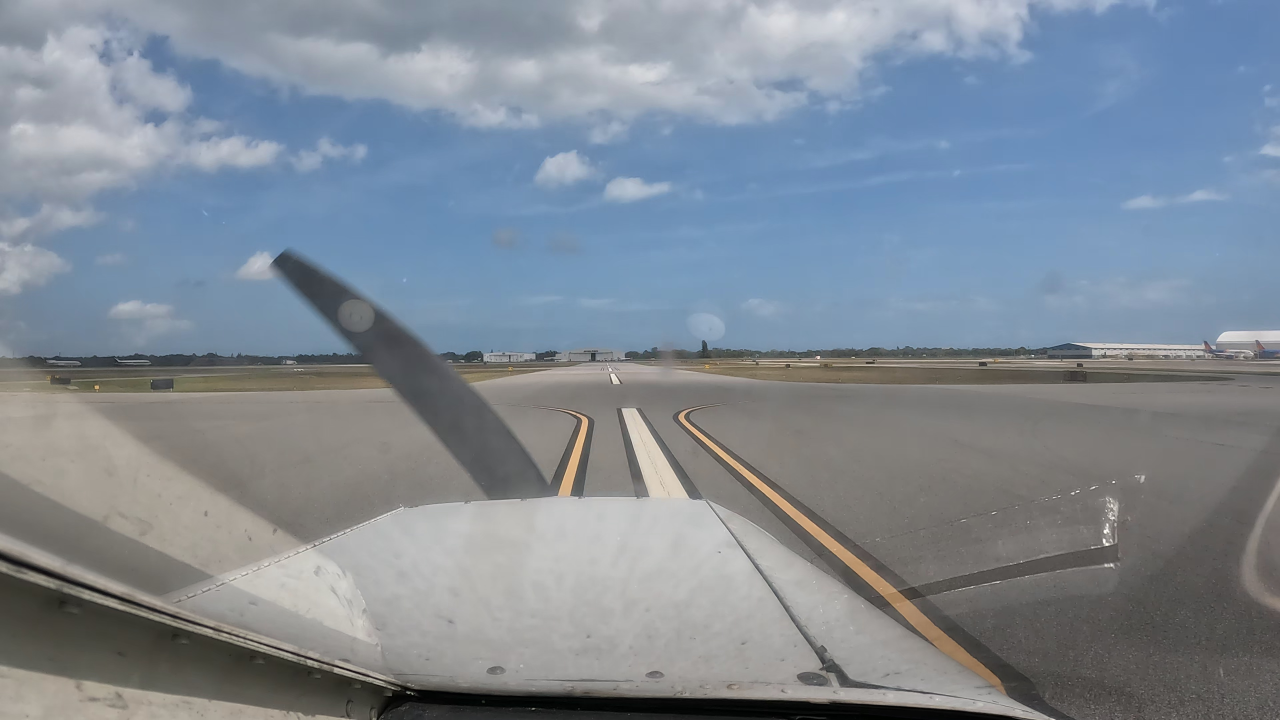
#> input picture data/Raw_Data/vidd_1/00005.jpg, 3840 x 2160 px (shown at 1/3 size); its folder holds only this picture in this run
$ python hough_ransac_roi.py
#> lines starting #> are read from the running program, lines starting #| are printed output that depends on the picture; after the words box and inside, x2 and y2 are one past the last pixel; in counts of white or black regions, pixels touching at a corner belong together; long printed decimals are rounded

from pathlib import Path
import json
import time

import cv2
import numpy as np
from sklearn.linear_model import RANSACRegressor, LinearRegression


# ==========================================
# CONFIGURATION
# ==========================================

INPUT_ROOT = Path("data/Raw_Data")
OUTPUT_ROOT = Path("outputs/hough_ransac")

VIDEOS = ["vidd_1", "vidd_2", "vidd_3"]

MAX_DIM = 960
RANDOM_STATE = 42

# HSV yellow reference (OpenCV HSV ranges)
YELLOW_LOWER = np.array([10, 45, 70], dtype=np.uint8)
YELLOW_UPPER = np.array([45, 255, 255], dtype=np.uint8)

GROUND_START = 0.45

# Hough transform settings
HOUGH_THRESHOLD = 15
MIN_LINE_LENGTH = 15
MAX_LINE_GAP = 30

# ROI expansion
X_MARGIN_RATIO = 0.12
Y_MARGIN_RATIO = 0.20
MIN_ROI_WIDTH_RATIO = 0.12
MIN_ROI_HEIGHT_RATIO = 0.20
TOP_INSET_RATIO = 0.15


# ==========================================
# IMAGE RESIZING
# ==========================================

def resize_image(image):
    height, width = image.shape[:2]

    scale = min(1.0, MAX_DIM / max(width, height))

    new_width = max(1, int(round(width * scale)))
    new_height = max(1, int(round(height * scale)))

    return cv2.resize(
        image,
        (new_width, new_height),
        interpolation=cv2.INTER_AREA
    )


# ==========================================
# HSV + CANNY + HOUGH
# ==========================================

def detect_hough_lines(image):
    height, width = image.shape[:2]

    hsv = cv2.cvtColor(image, cv2.COLOR_BGR2HSV)

    yellow_mask = cv2.inRange(
        hsv,
        YELLOW_LOWER,
        YELLOW_UPPER
    )

    # Ignore the sky and upper image region.
    yellow_mask[:int(height * GROUND_START), :] = 0

    # Reduce small isolated noise.
    kernel = np.ones((3, 3), dtype=np.uint8)

    yellow_mask = cv2.morphologyEx(
        yellow_mask,
        cv2.MORPH_OPEN,
        kernel
    )

    # Detect edges of yellow markings.
    edges = cv2.Canny(
        yellow_mask,
        threshold1=50,
        threshold2=150
    )

    lines = cv2.HoughLinesP(
        edges,
        rho=1,
        theta=np.pi / 180,
        threshold=HOUGH_THRESHOLD,
        minLineLength=MIN_LINE_LENGTH,
        maxLineGap=MAX_LINE_GAP
    )

    if lines is None:
        raise RuntimeError(
            "HoughLinesP detected no yellow line segments."
        )

    segments = lines.reshape(-1, 4)

    # Reject segments outside the yellow marking region.
    valid_segments = []

    for x1, y1, x2, y2 in segments:
        length = np.hypot(x2 - x1, y2 - y1)

        if length < MIN_LINE_LENGTH:
            continue

        valid_segments.append([x1, y1, x2, y2])

    if not valid_segments:
        raise RuntimeError(
            "No valid Hough line segments found."
        )

    return (
        yellow_mask,
        edges,
        np.asarray(valid_segments, dtype=np.int32)
    )


# ==========================================
# RANSAC LINE FITTING
# ==========================================

def fit_ransac_line(segments):
    """
    Fit x as a function of y.

    This is suitable for approximately vertical
    taxiway centerline markings.
    """

    points = []

    for x1, y1, x2, y2 in segments:
        # Sample points along each Hough segment.
        length = np.hypot(x2 - x1, y2 - y1)

        n = max(2, int(length / 4))

        xs = np.linspace(x1, x2, n)
        ys = np.linspace(y1, y2, n)

        points.extend(zip(xs, ys))

    points = np.asarray(points, dtype=np.float64)

    if len(points) < 10:
        raise RuntimeError(
            "Not enough points for RANSAC."
        )

    # Input: y coordinate
    # Target: x coordinate
    X = points[:, 1].reshape(-1, 1)
    y = points[:, 0]

    model = RANSACRegressor(
        estimator=LinearRegression(),
        min_samples=2,
        residual_threshold=20.0,
        max_trials=100,
        random_state=RANDOM_STATE
    )

    model.fit(X, y)

    inliers = model.inlier_mask_

    if inliers is None or np.count_nonzero(inliers) < 10:
        raise RuntimeError(
            "RANSAC could not identify enough inliers."
        )

    return model, points[inliers]


# ==========================================
# BUILD TRAPEZOIDAL ROI
# ==========================================

def build_roi(
    yellow_mask,
    inlier_points,
    original_width,
    original_height
):
    height, width = yellow_mask.shape[:2]

    # Prefer the RANSAC-supported line geometry.
    xs = inlier_points[:, 0]
    ys = inlier_points[:, 1]

    if len(xs) < 10:
        raise RuntimeError(
            "Insufficient RANSAC inlier points."
        )

    x_min = float(np.percentile(xs, 5))
    x_max = float(np.percentile(xs, 95))

    y_min = float(np.percentile(ys, 5))
    y_max = float(np.percentile(ys, 95))

    # Include yellow pixels close to the fitted line.
    # This helps cover the full width of the marking.
    mask_ys, mask_xs = np.where(yellow_mask > 0)

    if len(mask_xs) >= 30:
        x_min = min(
            x_min,
            float(np.percentile(mask_xs, 5))
        )
        x_max = max(
            x_max,
            float(np.percentile(mask_xs, 95))
        )

        y_min = min(
            y_min,
            float(np.percentile(mask_ys, 5))
        )
        y_max = max(
            y_max,
            float(np.percentile(mask_ys, 95))
        )

    left = max(
        0.0,
        x_min - X_MARGIN_RATIO * width
    )

    right = min(
        width - 1.0,
        x_max + X_MARGIN_RATIO * width
    )

    top = max(
        GROUND_START * height,
        y_min - Y_MARGIN_RATIO * height
    )

    bottom = min(
        height - 1.0,
        y_max + Y_MARGIN_RATIO * height
    )

    # Ensure minimum width.
    min_width = MIN_ROI_WIDTH_RATIO * width

    if right - left < min_width:
        center_x = (left + right) / 2.0

        left = max(
            0.0,
            center_x - min_width / 2.0
        )

        right = min(
            width - 1.0,
            center_x + min_width / 2.0
        )

    # Ensure minimum height.
    min_height = MIN_ROI_HEIGHT_RATIO * height

    if bottom - top < min_height:
        center_y = (top + bottom) / 2.0

        top = max(
            GROUND_START * height,
            center_y - min_height / 2.0
        )

        bottom = min(
            height - 1.0,
            top + min_height
        )

        top = max(
            GROUND_START * height,
            bottom - min_height
        )

    if right <= left or bottom <= top:
        raise RuntimeError(
            "Invalid trapezoid dimensions."
        )

    top_inset = TOP_INSET_RATIO * (right - left)

    roi = np.array(
        [
            [left, bottom],              # Bottom-left
            [left + top_inset, top],     # Top-left
            [right - top_inset, top],    # Top-right
            [right, bottom]             # Bottom-right
        ],
        dtype=np.float32
    )

    # Convert to original resolution.
    roi[:, 0] *= original_width / width
    roi[:, 1] *= original_height / height

    return roi


# ==========================================
# SAVE PREVIEW
# ==========================================

def save_preview(
    image,
    roi,
    segments,
    scale_x,
    scale_y,
    output_path
):
    preview = image.copy()

    # Hough segments in green.
    for x1, y1, x2, y2 in segments:
        cv2.line(
            preview,
            (
                int(round(x1 * scale_x)),
                int(round(y1 * scale_y))
            ),
            (
                int(round(x2 * scale_x)),
                int(round(y2 * scale_y))
            ),
            (0, 255, 0),
            3
        )

    # ROI in red.
    polygon = np.round(roi).astype(np.int32)

    cv2.polylines(
        preview,
        [polygon],
        isClosed=True,
        color=(0, 0, 255),
        thickness=5
    )

    for index, point in enumerate(polygon):
        x, y = map(int, point)

        cv2.circle(
            preview,
            (x, y),
            9,
            (255, 0, 0),
            -1
        )

        cv2.putText(
            preview,
            str(index),
            (x + 10, y - 10),
            cv2.FONT_HERSHEY_SIMPLEX,
            1.0,
            (255, 255, 255),
            2
        )

    if not cv2.imwrite(str(output_path), preview):
        raise RuntimeError(
            f"Failed to save preview: {output_path}"
        )


# ==========================================
# PROCESS EACH VIDEO
# ==========================================

def process_video(video):
    video_dir = INPUT_ROOT / video

    frames = sorted(video_dir.glob("*.jpg"))

    if not frames:
        raise FileNotFoundError(
            f"No JPG frames in {video_dir}"
        )

    first_frame_path = frames[0]

    image = cv2.imread(str(first_frame_path))

    if image is None:
        raise RuntimeError(
            f"Cannot read {first_frame_path}"
        )

    original_height, original_width = image.shape[:2]

    print(f"\nProcessing {video}")
    print(f"First frame: {first_frame_path.name}")
    print(
        f"Resolution: {original_width} x {original_height}"
    )

    start_time = time.perf_counter()

    resized = resize_image(image)

    yellow_mask, edges, segments = detect_hough_lines(
        resized
    )

    model, inlier_points = fit_ransac_line(segments)

    roi = build_roi(
        yellow_mask,
        inlier_points,
        original_width,
        original_height
    )

    inference_seconds = time.perf_counter() - start_time

    roi_path = OUTPUT_ROOT / f"{video}_roi.txt"
    mask_path = OUTPUT_ROOT / f"{video}_mask.jpg"
    edges_path = OUTPUT_ROOT / f"{video}_edges.jpg"
    preview_path = OUTPUT_ROOT / f"{video}_preview.jpg"

    np.savetxt(
        roi_path,
        roi,
        fmt="%.2f"
    )

    cv2.imwrite(str(mask_path), yellow_mask)
    cv2.imwrite(str(edges_path), edges)

    scale_x = original_width / resized.shape[1]
    scale_y = original_height / resized.shape[0]

    save_preview(
        image,
        roi,
        segments,
        scale_x,
        scale_y,
        preview_path
    )

    print(f"Hough segments: {len(segments)}")
    print(f"RANSAC inlier points: {len(inlier_points)}")
    print("ROI points [BL, TL, TR, BR]:")
    print(roi)

    print(
        f"Inference time: "
        f"{inference_seconds:.3f} seconds"
    )

    return {
        "video": video,
        "status": "success",
        "first_frame": first_frame_path.name,
        "image_width": original_width,
        "image_height": original_height,
        "inference_seconds": round(
            inference_seconds, 4
        ),
        "hough_segments": len(segments),
        "ransac_inlier_points": len(inlier_points),
        "roi_points": roi.tolist()
    }


# ==========================================
# MAIN
# ==========================================

def main():
    OUTPUT_ROOT.mkdir(
        parents=True,
        exist_ok=True
    )

    results = []

    for video in VIDEOS:
        try:
            result = process_video(video)
#> in process_video, image is the input picture: shape (2160, 3840, 3); mean B, G, R 148.9, 137.9, 128.1
#| Resolution: 3840 x 2160
#> in resize_image, `return cv2.resize( image, (new_width, new_height), interpolation=cv2.I..`:
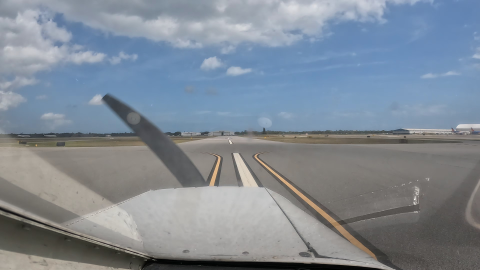
#> returned value: shape (540, 960, 3) (shown at 1/2 size); mean of channels 0, 1, 2 148.9, 137.9, 128.1; drawn as B, G, R
#> in detect_hough_lines, `yellow_mask = cv2.inRange( hsv, YELLOW_LOWER, YELLOW_UPPER )`:
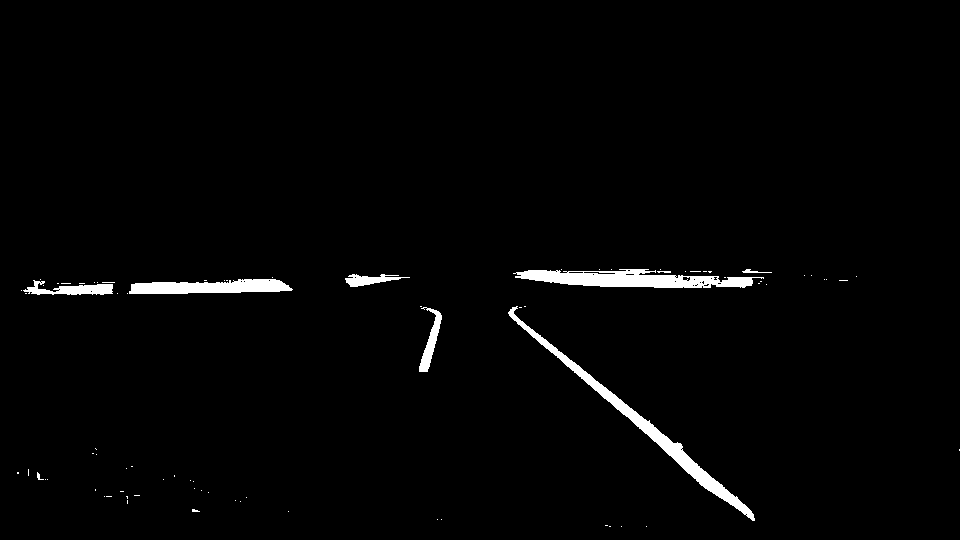
#> yellow_mask: shape (540, 960); 1.9% white; 81 white regions (72 under 20 px), largest, box (x1, y1, x2, y2) and area: (508, 306, 755, 521) 3018, (513, 269, 764, 288) 2875, (129, 279, 293, 294) 1814
#> in detect_hough_lines, `yellow_mask = cv2.morphologyEx( yellow_mask, cv2.MORPH_OPEN, kernel )`:
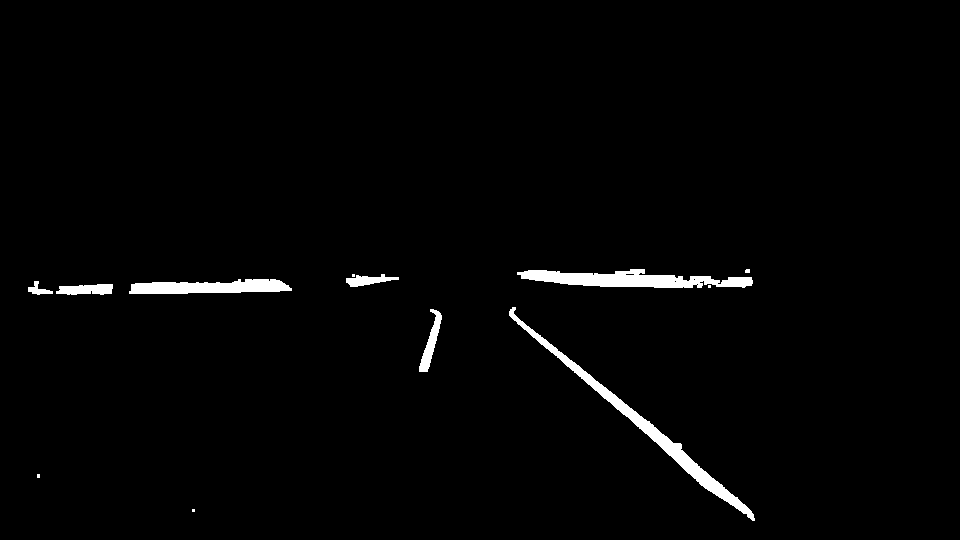
#> yellow_mask: shape (540, 960); 1.7% white; 12 white regions (5 under 20 px), largest, box (x1, y1, x2, y2) and area: (509, 307, 755, 521) 3002, (517, 269, 753, 288) 2660, (129, 279, 292, 294) 1792
#> in detect_hough_lines, `edges = cv2.Canny( yellow_mask, threshold1=50, threshold2=150 )`:
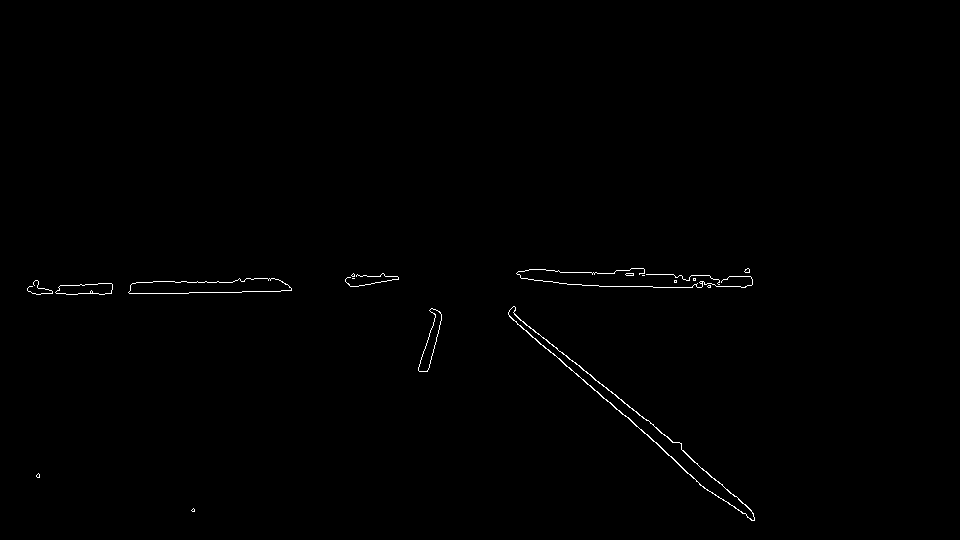
#> edges: shape (540, 960); 0.42% white in thin lines or dots, all inside (x1, y1, x2, y2) = (27, 268, 755, 521)
#> in detect_hough_lines, `lines = cv2.HoughLinesP( edges, rho=1, theta=np.pi / 180, threshold=HO..`: lines = 51 rows, first 6: [509, 315, 677, 462], [345, 281, 380, 282], [509, 310, 688, 455], [155, 293, 211, 292], [599, 286, 652, 286], [187, 282, 244, 281]
#> in detect_hough_lines, `segments = lines.reshape(-1, 4)`: segments has the same summary as lines
#> the loop in detect_hough_lines, `for x1, y1, x2, y2 in segments:` made 51 passes
#> (x1, y1, x2, y2, length) on passes 1 to 8: (509, 315, 677, 462, 223.2), (345, 281, 380, 282, 35.01), (509, 310, 688, 455, 230.4), (155, 293, 211, 292, 56.01), (599, 286, 652, 286, 53), (187, 282, 244, 281, 57.01), (28, 287, 197, 281, 169.1), (560, 272, 709, 275, 149)
#> after the loop in detect_hough_lines, `for x1, y1, x2, y2 in segments:`: valid_segments = 51 items, first 6: [509, 315, 677, 462], [345, 281, 380, 282], [509, 310, 688, 455], [155, 293, 211, 292], [599, 286, 652, 286], [187, 282, 244, 281]
#> in process_video, `yellow_mask, edges, segments = detect_hough_lines( resized )`: segments has the same summary as lines in detect_hough_lines
#> the loop in fit_ransac_line, `for x1, y1, x2, y2 in segments:` made 51 passes
#> (x1, y1, x2, y2, length, n) on passes 1, 3, 4, 5, 6, 7, 8, 9: (509, 315, 677, 462, 223.2, 55), (509, 310, 688, 455, 230.4, 57), (155, 293, 211, 292, 56.01, 14), (599, 286, 652, 286, 53, 13), (187, 282, 244, 281, 57.01, 14), (28, 287, 197, 281, 169.1, 42), (560, 272, 709, 275, 149, 37), (693, 285, 746, 286, 53.01, 13)
#> after the loop in fit_ransac_line, `for x1, y1, x2, y2 in segments:`: points = 825 pairs, first value 27 to 754, second value 269 to 520
#> in fit_ransac_line, `X = points[:, 1].reshape(-1, 1)`: X = 825 values, max 520 at index 268, min 269 at index 445, mean 334.4
#> in fit_ransac_line, `y = points[:, 0]`: y = 825 values, max 754 at index 268, min 27 at index 515, mean 482.8
#> in process_video, `model, inlier_points = fit_ransac_line(segments)`: inlier_points = 325 pairs, first value 509 to 754, second value 310 to 520
#> in build_roi, `xs = inlier_points[:, 0]`: xs = 325 values, max 754 at index 127, min 509 at index 0, mean 623
#> in build_roi, `ys = inlier_points[:, 1]`: ys = 325 values, max 520 at index 127, min 310 at index 55, mean 408
#> in build_roi, `x_min = float(np.percentile(xs, 5))`: x_min = 521.5
#> in build_roi, `x_max = float(np.percentile(xs, 95))`: x_max = 735.3
#> in build_roi, `y_min = float(np.percentile(ys, 5))`: y_min = 323
#> in build_roi, `y_max = float(np.percentile(ys, 95))`: y_max = 500.5
#> in build_roi, `mask_ys, mask_xs = np.where(yellow_mask > 0)`: mask_ys = 9056 values from 269 to 520; mask_xs = 9056 values, max 754 at index 9048, min 28 at index 3968, mean 488.5
#> in build_roi, `x_min = min( x_min, float(np.percentile(mask_xs, 5)) )`: x_min = 91
#> in build_roi, `y_min = min( y_min, float(np.percentile(mask_ys, 5)) )`: y_min = 275
#> in build_roi, `left = max( 0.0, x_min - X_MARGIN_RATIO * width )`: left = 0
#> in build_roi, `right = min( width - 1.0, x_max + X_MARGIN_RATIO * width )`: right = 850.5
#> in build_roi, `top = max( GROUND_START * height, y_min - Y_MARGIN_RATIO * height )`: top = 243
#> in build_roi, `bottom = min( height - 1.0, y_max + Y_MARGIN_RATIO * height )`: bottom = 539
#> in build_roi, `top_inset = TOP_INSET_RATIO * (right - left)`: top_inset = 127.6
#> in build_roi, `roi = np.array( [ [left, bottom],`: roi = [[0, 539], [127.6, 243], [722.9, 243], [850.5, 539]]
#> in process_video, `roi = build_roi( yellow_mask, inlier_points, original_width, original_..`: roi = [[0, 2156], [510.3, 972], [2891.7, 972], [3402, 2156]]
#> the loop in save_preview, `for x1, y1, x2, y2 in segments:` made 51 passes
#> in save_preview, `polygon = np.round(roi).astype(np.int32)`: polygon = [[0, 2156], [510, 972], [2892, 972], [3402, 2156]]
#> in save_preview, `cv2.polylines( preview, [polygon], isClosed=True, color=(0, 0, 255), t..`:
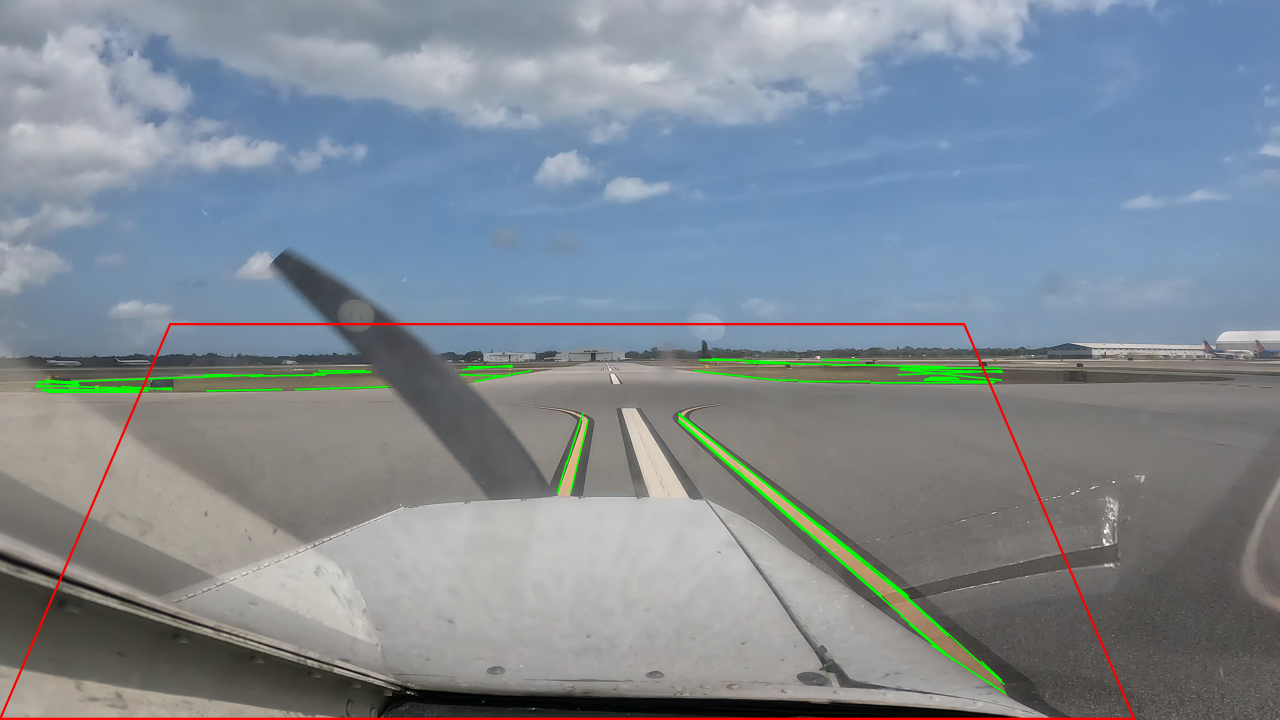
#> preview: shape (2160, 3840, 3) (shown at 1/3 size); mean B, G, R 147.5, 138.2, 128.3
#> the loop in save_preview, `for index, point in enumerate(polygon):` made 4 passes
#| Hough segments: 51
#| RANSAC inlier points: 325
#| [[   0.      2156.     ]
#|  [ 510.307  972.     ]
#|  [2891.7378   972.     ]
#|  [3402.0444  2156.     ]]
#> result = 9 items

        except Exception as error:
            print(
                f"\nERROR processing {video}: {error}"
            )

            # Remove stale files from previous runs.
            for suffix in (
                "_roi.txt",
                "_mask.jpg",
                "_edges.jpg",
                "_preview.jpg"
            ):
                path = OUTPUT_ROOT / f"{video}{suffix}"

                if path.exists():
                    path.unlink()

            result = {
                "video": video,
                "status": "failed",
                "error": str(error)
            }

        results.append(result)

    results_path = OUTPUT_ROOT / "results.json"

    with open(
        results_path,
        "w",
        encoding="utf-8"
    ) as f:
        json.dump(
            results,
            f,
            indent=2
        )

    print("\n====================================")
    print("HOUGH + RANSAC ROI DETECTION COMPLETE")
    print("====================================")

    for result in results:
        print(
            f"{result['video']} -> {result['status']}"
        )
#> this loop made 3 passes
#| vidd_1 -> success
#| vidd_2 -> success
#| vidd_3 -> failed

    print(f"\nResults: {results_path}")


if __name__ == "__main__":
    main()
